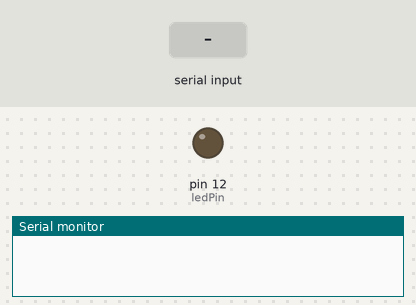
A sketch run on a simulated Arduino Uno, built with avr-gcc and run on an emulated ATmega328P. Shown: output pins drawn as LEDs (lit = HIGH), the last lines printed to the serial monitor. The inputs (shaded band) are chosen by the test bench.

Above: at 1.2 s.
1.3 s: "led1" received over the second serial link
At 2.1 s:
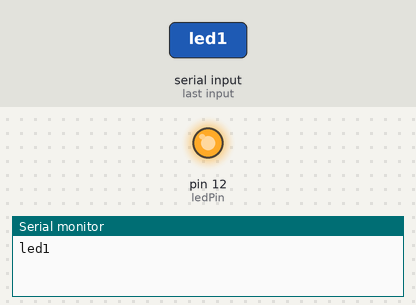
2.8 s: "led0" received over the second serial link
At 3.2 s:
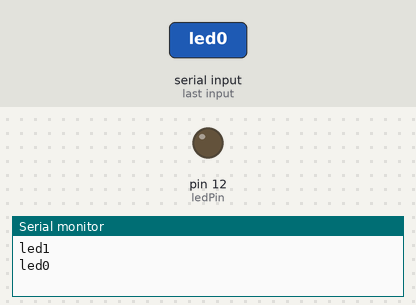
Timing chart, 0 to 5.8 s (numbered marks = the images above; inputs shaded):
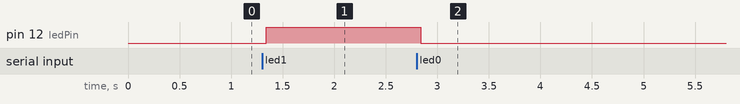

The sketch:

BT.ino
```cpp
#include <SoftwareSerial.h>

SoftwareSerial BT(10, 11); // RX, TX

const int ledPin = 12; // Pin del LED
// hola desde check1

void setup() {
  pinMode(ledPin, OUTPUT);
  BT.begin(9600);
  Serial.begin(9600);
}

void loop() {
  if (BT.available()) {
    String message = "";

    while (BT.available()) {
      message += (char) BT.read();
      delay(10);
    }

    message.trim(); // Eliminamos espacios en blanco al principio y al final de la cadena
    Serial.println(message);

    if (message == "led1") {
      digitalWrite(ledPin, HIGH);
    } else if (message == "led0") {
      digitalWrite(ledPin, LOW);
    }
  }
}
```

Measured:
- after the input at 1.3 s, pin 12 (ledPin): LOW → HIGH at once
- after the input at 2.8 s, pin 12 (ledPin): HIGH → LOW at once
